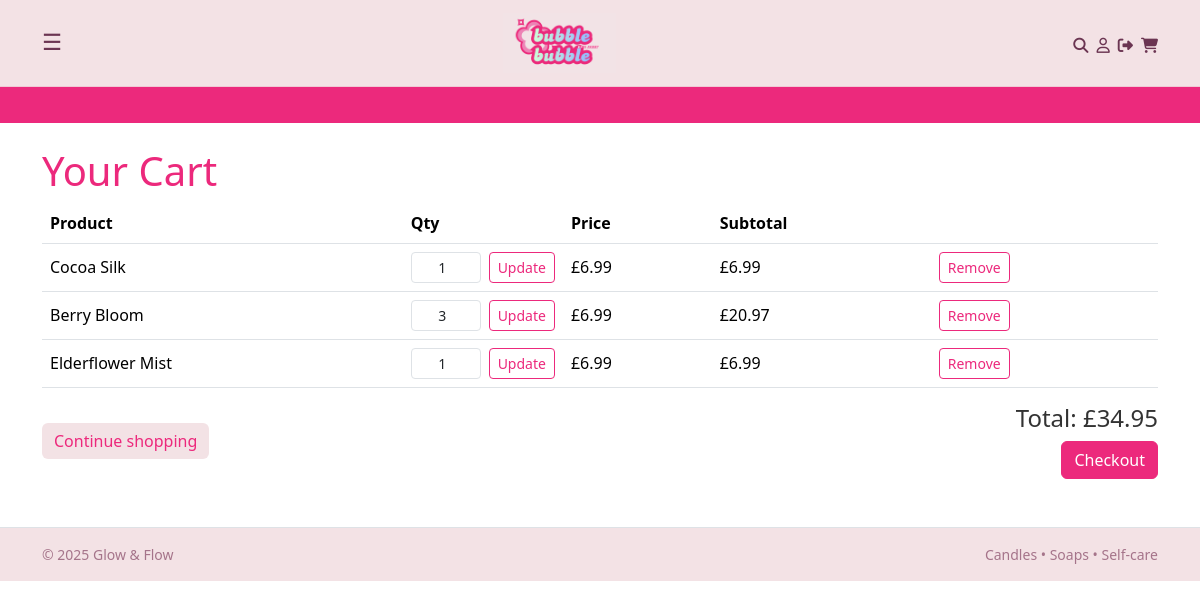
Page /cart/ (signed in) on the earlier database version.
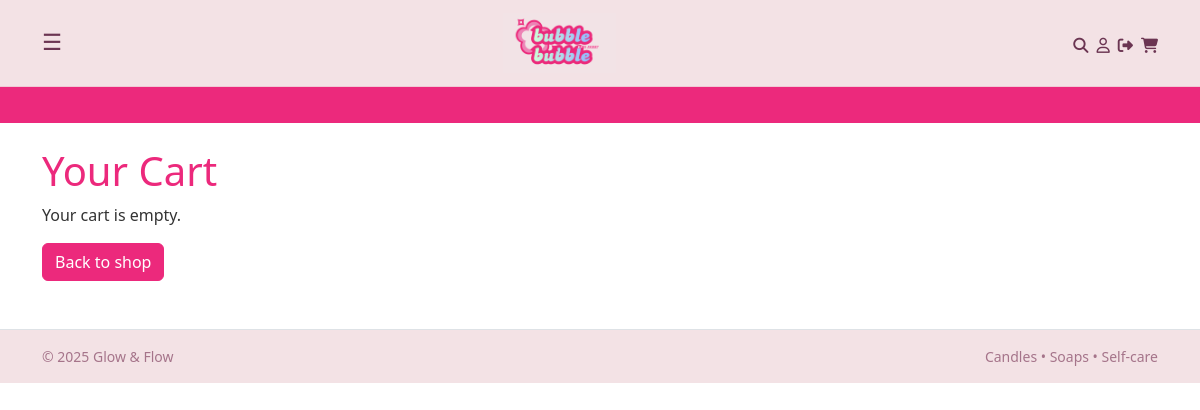
Same page on the later database version.
### cart/models.py (models this page shows, shortened)
class CartItem(models.Model):
    cart = models.ForeignKey(Cart, on_delete=models.CASCADE, related_name="items")
    product = models.ForeignKey(Product, on_delete=models.PROTECT)
    qty = models.PositiveIntegerField(default=1)
    class Meta:
        unique_together = ("cart", "product")
    @property
    def subtotal(self):
        return self.qty * self.product.price

class Cart(models.Model):
    user = models.ForeignKey(
        settings.AUTH_USER_MODEL, null=True, blank=True, on_delete=models.CASCADE
    )
    session_key = models.CharField(max_length=40, blank=True, db_index=True)
    created_at = models.DateTimeField(auto_now_add=True)
    updated_at = models.DateTimeField(auto_now=True)
    @property
    def total(self):
        return sum(item.subtotal for item in self.items.select_related("product"))

### catalog/models.py (models this page shows, shortened)
class Product(models.Model):
    CANDLE = "CANDLE"
    SOAP = "SOAP"
    TYPES = [
        (CANDLE, "Candle"),
        (SOAP, "Soap"),
    ]
    title = models.CharField(max_length=160)
    slug = models.SlugField(max_length=180, unique=True, blank=True)
    product_type = models.CharField(max_length=12, choices=TYPES)
    description = models.TextField(blank=True)
    scent = models.CharField(max_length=50, help_text="e.g. Lavender, Citrus")
    weight_g = models.PositiveIntegerField(help_text="Net weight in grams")
    price = models.DecimalField(max_digits=6, decimal_places=2)
    stock_qty = models.PositiveIntegerField(default=0)
    active = models.BooleanField(default=True)
    created_at = models.DateTimeField(auto_now_add=True)
    class Meta:
        ordering = ["title"]

### cart/views.py (the view)
# urls.py: path("", views.view_cart, name="view"),
def view_cart(request):
    cart = get_or_create_cart(request)
    return render(request, "cart/view.html", {"cart": cart})

### cart/utils.py (called while the page is built)
def get_or_create_cart(request):
    if not request.session.session_key:
        request.session.create()
    request.session.set_expiry(60 * 60 * 24 * 14)
    session_key = request.session.session_key
    if request.user.is_authenticated:
        cart, _ = Cart.objects.get_or_create(
            user=request.user,
            defaults={"session_key": session_key},
        )
    else:
        cart, _ = Cart.objects.get_or_create(
            user=None,
            session_key=session_key,
        )
    return cart

### cart/templates/cart/view.html (shortened to what this page needs)
{% extends "base.html" %}
{% block content %}
<h1>Your Cart</h1>
{% if cart.items.all %}
<div class="table-responsive">
<table class="table align-middle">
  <thead>
    <tr>
      <th>Product</th>
      <th style="width:120px;">Qty</th>
      <th>Price</th>
      <th>Subtotal</th>
      <th></th>
    </tr>
  </thead>
  <tbody>
    {% for item in cart.items.all %}
    <tr>
      <td>{{ item.product.title }}</td>
      <td>
        <form method="post" action="{% url 'cart:update' item.id %}" class="d-flex">
          <input type="number"
            name="qty"
            value="{{ item.qty }}"
            min="1"
            max="{{ item.product.stock_qty }}"
            class="form-control form-control-sm me-2 cart-qty-input">
          <button class="btn btn-sm btn-update" type="submit">Update</button>
        </form>
      </td>
      <td>£{{ item.product.price }}</td>
      <td>£{{ item.subtotal }}</td>
      <td>
        <form method="post" action="{% url 'cart:remove' item.id %}">
          <button class="btn btn-sm btn-remove" type="submit">Remove</button>
        </form>
      </td>
    </tr>
    {% endfor %}
  </tbody>
</table>
</div>
<div class="d-flex justify-content-between align-items-center">
  <a href="{% url 'catalog:product_list' %}" class="btn btn-continue">
    Continue shopping
  </a>
  <div class="text-end">
    <h4>Total: £{{ cart.total }}</h4>
    <a href="{% url 'checkout:summary' %}" class="btn btn-checkout">
      Checkout
    </a>
  </div>
</div>
{% else %}
<p>Your cart is empty.</p>
<a href="{% url 'catalog:product_list' %}" class="btn btn-primary">Back to shop</a>
{% endif %}
{% endblock %}

### templates/base.html (shortened to what this page needs)
{% load static %}
<!doctype html>
<html lang="en">
<head>
  <link
    href="https://cdn.jsdelivr.net/npm/bootstrap@5.3.3/dist/css/bootstrap.min.css"
    rel="stylesheet">
  <link rel="stylesheet" href="{% static 'css/main.css' %}">
</head>
<body>
<nav class="navbar navbar-light navbar-pink bb-navbar sticky-top">
  <div class="container bb-nav-grid">
    <div class="bb-nav-left">
      <button class="navbar-toggler border-0 bb-icon-button" type="button"
              data-bs-toggle="collapse" data-bs-target="#mainNav"
              aria-controls="mainNav" aria-expanded="false" aria-label="Toggle navigation">
        <span class="bb-icon">☰</span>
      </button>
    </div>
    <div class="bb-nav-center">
      <a class="navbar-brand d-flex flex-column align-items-center"
         href="{% url 'catalog:product_list' %}">
        <img src="{% static 'img/logo.png' %}" alt="BubbleBubble" style="height:60px;">
      </a>
    </div>
    <div class="bb-nav-right bb-nav-icons">
  <a href="#" class="bb-icon-link" title="Search">
    <span class="bb-icon"><i class="fa-solid fa-magnifying-glass"></i></span>
  </a>
  {% if user.is_authenticated %}
  <a href="#" class="bb-icon-link" title="My account">
    <span class="bb-icon"><i class="fa-regular fa-user"></i></span>
  </a>
  <a href="{% url 'logout' %}?next={{ request.get_full_path }}"
     class="bb-icon-link" title="Logout">
    <span class="bb-icon"><i class="fa-solid fa-right-from-bracket"></i></span>
  </a>
{% else %}
  <a href="{% url 'login' %}?next={{ request.get_full_path }}"
     class="bb-icon-link" title="Login">
    <span class="bb-icon"><i class="fa-regular fa-user"></i></span>
  </a>
{% endif %}
  <a href="{% url 'cart:view' %}" class="bb-icon-link" title="Cart">
    <span class="bb-icon"><i class="fa-solid fa-cart-shopping"></i></span>
  </a>
</div>
  </div>
</nav>
<div class="bb-promo-bar">
  <div class="bb-promo-track">
  </div>
</div>
<main class="container py-4">
  {% block content %}{% endblock %}
</main>
<footer class="border-top mt-4 py-3">
  <div class="container text-muted small d-flex justify-content-between">
    <span>© {{ now|default:"2025" }} Glow & Flow</span>
    <span>Candles • Soaps • Self-care</span>
  </div>
</footer>
</body>
</html>

### static/css/main.css (style rules this page uses)
body { background-color: #ffffff; color: #333333; font-family: system-ui, -apple-system, BlinkMacSystemFont, "Segoe UI", sans-serif; }
h1, .h1, h2, .h2, h3, .h3 { color: #EC297C; }
a { color: #EC297C; }
.navbar-pink { background-color: #F3E2E5; border-bottom: 1px solid #f0c9d4; }
.bb-navbar { background-color: #F3E2E5; padding-top: 0.5rem; padding-bottom: 0.5rem; }
.bb-nav-grid { display: grid; grid-template-columns: 1fr auto 1fr; align-items: center; }
.bb-nav-left { justify-self: start; }
.bb-nav-center { justify-self: center; }
.bb-nav-right { justify-self: end; display: flex; align-items: center; justify-content: flex-end; gap: 0.15rem; }
.bb-icon-button { background: transparent; box-shadow: none; padding: 0; }
.bb-icon { font-size: 1.4rem; line-height: 1; color: #6b3552; }
.bb-nav-icons .bb-icon-link { display: inline-flex; align-items: center; justify-content: center; margin: 0rem; text-decoration: none; }
.bb-nav-icons .bb-icon-link .fa-solid, .bb-nav-icons .bb-icon-link .fa-regular { font-size: 0.95rem; }
.navbar-pink .navbar-toggler { border-color: rgba(0,0,0,0.1); }
.bb-promo-bar { background-color: #EC297C; color: #ffffff; font-size: 0.9rem; overflow: hidden; white-space: nowrap; }
.bb-promo-track { display: inline-block; padding: 0.45rem 0; padding-left: 100%; animation: bb-promo-scroll 22s linear infinite; }
.btn-primary { background-color: #EC297C; border-color: #EC297C; }
footer { background-color: #F3E2E5; }
footer .text-muted { color: #a5748a !important; }
.bb-navbar .container { padding-left: 0.75rem; padding-right: 0.75rem; }
.bb-nav-right { gap: 0.50rem; }

Differences in the rows shown:
removed CartItem: product "Cocoa Silk", qty "1", product.price "6.99", subtotal "6.99"
removed CartItem: product "Berry Bloom", qty "3", product.price "6.99", subtotal "20.97"
removed CartItem: product "Elderflower Mist", qty "1", product.price "6.99", subtotal "6.99"
no longer on this page (row unchanged): Cart: total "34.95"
Other differences:
text no longer shown: "Product Qty Price Subtotal Continue shopping Total: £ Checkout"
text now shown: "Your cart is empty. Back to shop"
